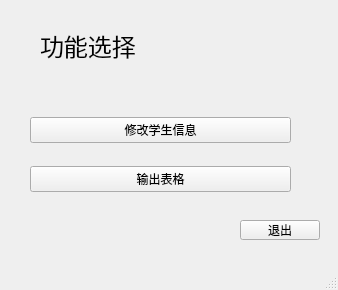
<?xml version="1.0" encoding="UTF-8"?>
<ui version="4.0">
 <class>MainWindow2</class>
 <widget class="QMainWindow" name="MainWindow2">
  <property name="geometry">
   <rect>
    <x>0</x>
    <y>0</y>
    <width>338</width>
    <height>290</height>
   </rect>
  </property>
  <property name="windowTitle">
   <string>MainWindow</string>
  </property>
  <widget class="QWidget" name="centralwidget">
   <widget class="QLabel" name="label">
    <property name="geometry">
     <rect>
      <x>40</x>
      <y>30</y>
      <width>101</width>
      <height>31</height>
     </rect>
    </property>
    <property name="font">
     <font>
      <family>Adobe Devanagari</family>
      <pointsize>18</pointsize>
     </font>
    </property>
    <property name="text">
     <string>功能选择</string>
    </property>
   </widget>
   <widget class="QWidget" name="verticalLayoutWidget">
    <property name="geometry">
     <rect>
      <x>30</x>
      <y>100</y>
      <width>261</width>
      <height>111</height>
     </rect>
    </property>
    <layout class="QVBoxLayout" name="verticalLayout">
     <item>
      <layout class="QHBoxLayout" name="horizontalLayout">
       <item>
        <widget class="QPushButton" name="ButtEdit">
         <property name="text">
          <string>修改学生信息</string>
         </property>
        </widget>
       </item>
      </layout>
     </item>
     <item>
      <layout class="QHBoxLayout" name="horizontalLayout_3">
       <item>
        <widget class="QPushButton" name="ButtOutput">
         <property name="text">
          <string>输出表格</string>
         </property>
        </widget>
       </item>
      </layout>
     </item>
    </layout>
   </widget>
   <widget class="QPushButton" name="ButtQuit">
    <property name="geometry">
     <rect>
      <x>240</x>
      <y>220</y>
      <width>80</width>
      <height>20</height>
     </rect>
    </property>
    <property name="text">
     <string>退出</string>
    </property>
   </widget>
  </widget>
  <widget class="QMenuBar" name="menubar">
   <property name="geometry">
    <rect>
     <x>0</x>
     <y>0</y>
     <width>338</width>
     <height>21</height>
    </rect>
   </property>
  </widget>
  <widget class="QStatusBar" name="statusbar"/>
 </widget>
 <resources/>
 <connections>
  <connection>
   <sender>ButtQuit</sender>
   <signal>clicked()</signal>
   <receiver>MainWindow2</receiver>
   <slot>close()</slot>
   <hints>
    <hint type="sourcelabel">
     <x>279</x>
     <y>250</y>
    </hint>
    <hint type="destinationlabel">
     <x>168</x>
     <y>144</y>
    </hint>
   </hints>
  </connection>
 </connections>
</ui>
